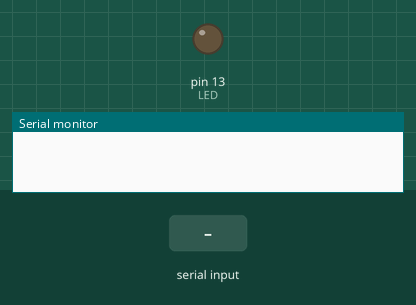
Recording of a sketch running on a simulated Arduino Uno, built with avr-gcc and run on an emulated ATmega328P. Parts: output pins drawn as LEDs (lit = HIGH), the last lines printed to the serial monitor. The test bench sets the inputs (shaded band).

Above: at 1.2 s.
1.3 s: "1" received over Serial
At 1.8 s:
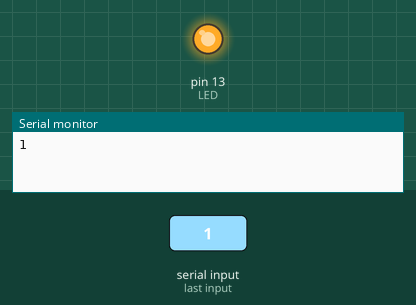
2.8 s: "0" received over Serial
At 4.1 s:
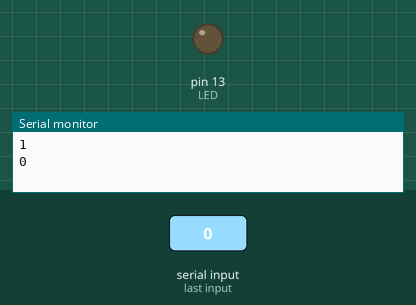
Timing chart, 0 to 5.8 s (numbered marks = the images above; inputs shaded):
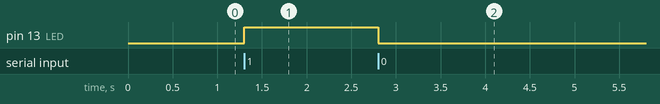

Measured:
- after the input at 1.3 s, pin 13 (LED): LOW → HIGH at once
- after the input at 2.8 s, pin 13 (LED): HIGH → LOW at once

The sketch:

pyserial_rcv.ino
```cpp
#define LED 13

void setup()
{
    pinMode(LED, OUTPUT);
    Serial.begin(9600);
}

void loop()
{
    if (Serial.available())
    {
        char msg = Serial.read();
        Serial.println(msg);

        if (msg == '1')
        {
            digitalWrite(LED, HIGH);
        }
        else if (msg == '0')
        {
            digitalWrite(LED, LOW);
        }
    }
}
```
